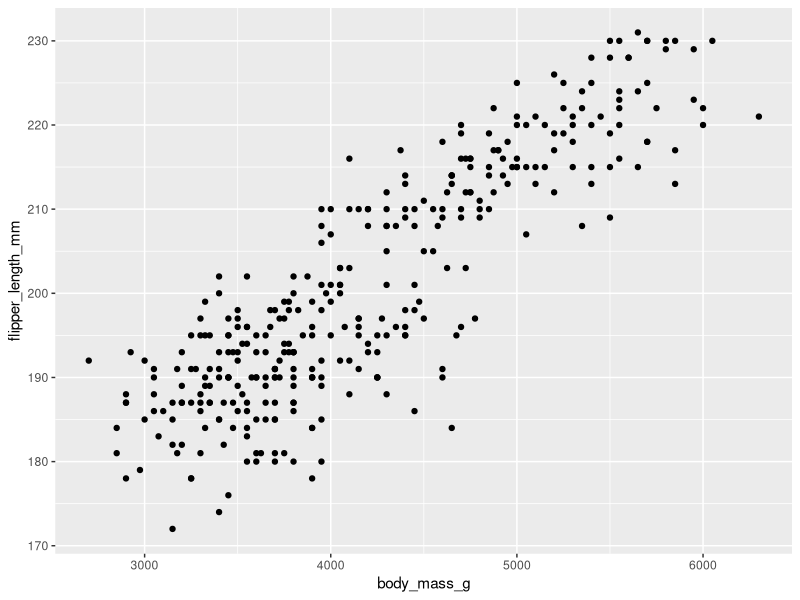
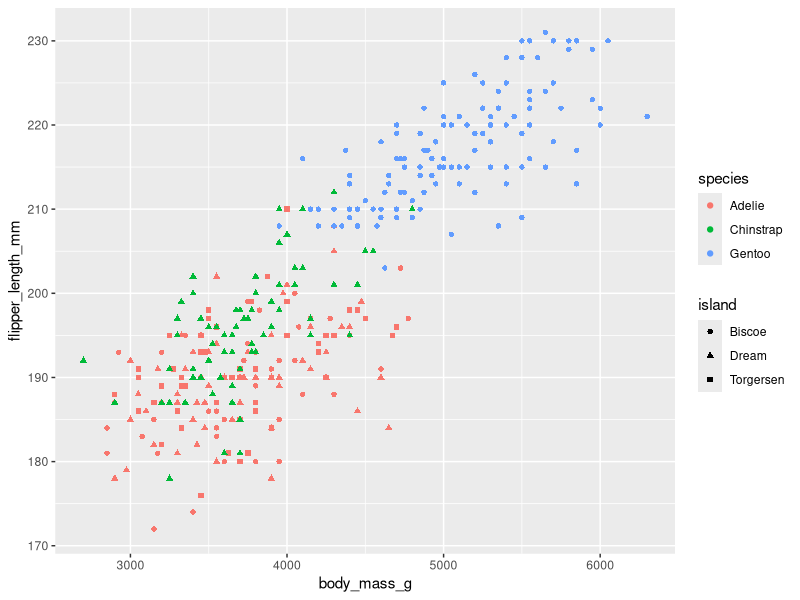
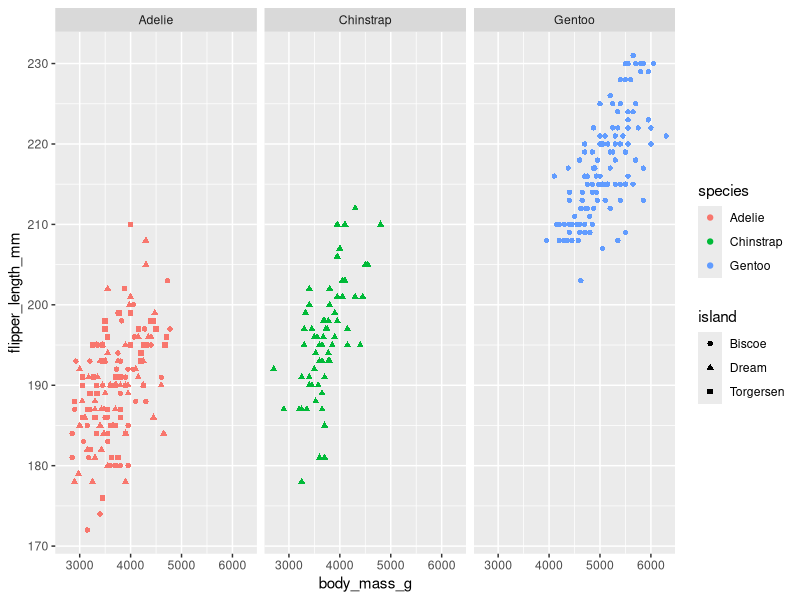
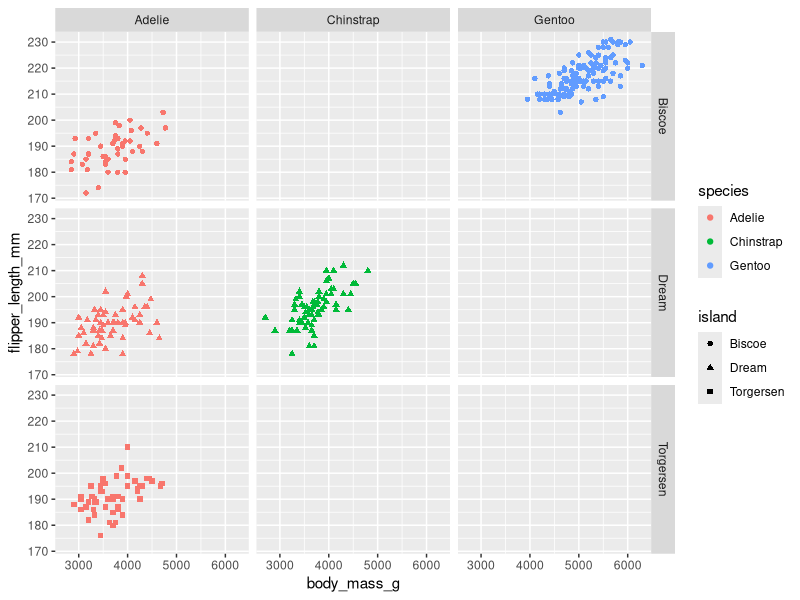

R code for these plots, in order:
library(tidyverse)

library(palmerpenguins)

penguins

view(penguins)
# Showed penguin data

ggplot(data = penguins) + 
  geom_point(mapping = aes(x = body_mass_g, y = flipper_length_mm))
# Made a scatter plot with no color

ggplot(data = penguins) + 
  geom_point(mapping = aes(x = body_mass_g, y = flipper_length_mm, color = species, shape = island))
# Made a scatter plot with colors blue, green and red. Along with shapes circles, squares, and triangles

ggplot(data = penguins) + 
  geom_point(mapping = aes(x = body_mass_g, y = flipper_length_mm, color = species, shape = island))+
  facet_wrap(~ species, nrow = 1)
# Made three columns with the titles Adelie, Chinstrap, and Gentoo

ggplot(data = penguins) + 
  geom_point(mapping = aes(x = body_mass_g, y = flipper_length_mm, color = species, shape = island))+
  facet_grid(island ~ species)
# Added 3 rows titled Biscoe, Dream, and Torgersen on top of the 3 collumns from the previous code

